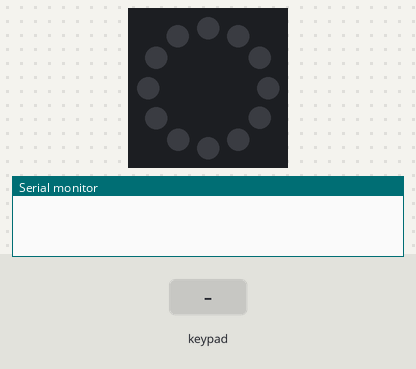
A sketch run on a simulated Arduino Uno, built with avr-gcc and run on an emulated ATmega328P. Parts: 12 RGB LEDs in a ring, first at the top, clockwise, the last lines printed to the serial monitor. Wiring (inferred from the names in the program): 4×3 keypad with keys 1 2 3 4 5 6 7 8 9 * 0 # (labels assumed): rows pin 2, pin 3, pin 4, pin 5; columns pin 8, pin 9, pin 10. The inputs (shaded band) are chosen by the test bench. Dim RGB values are drawn brighter than linear.

Above: at 1.2 s.
1.3 s: keypad keys 1 2 # pressed 0.4 s apart
At 1.91 s:
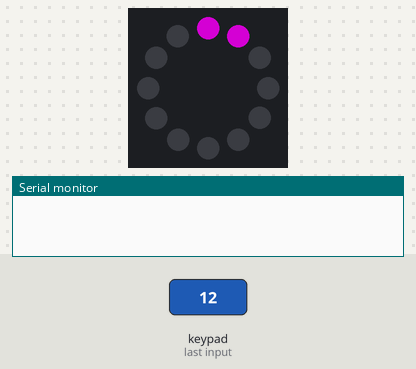
4.0 s: key '*' pressed
At 4.22 s:
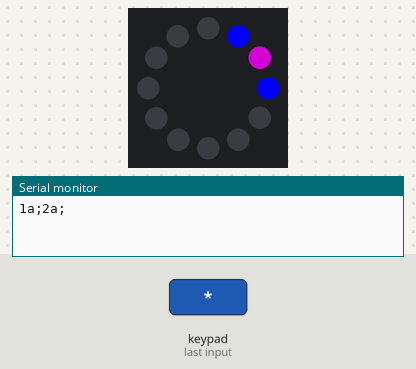
7.0 s: keypad keys 2 5 # pressed 0.4 s apart
At 7.61 s:
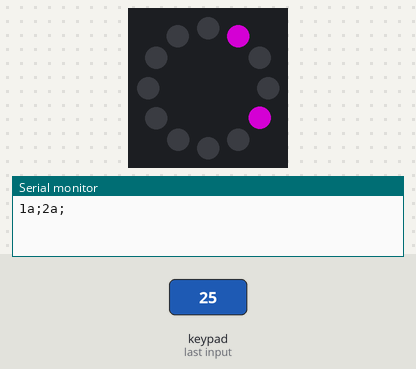
9.7 s: key '4' pressed
At 10.5 s:
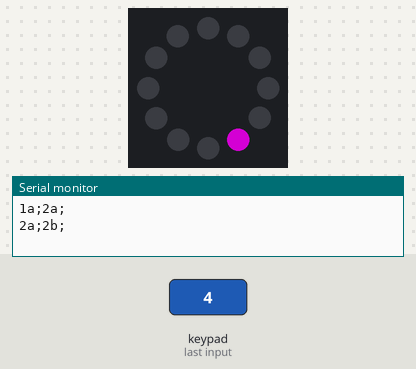
13.8 s: key '1' pressed
At 14.1 s:
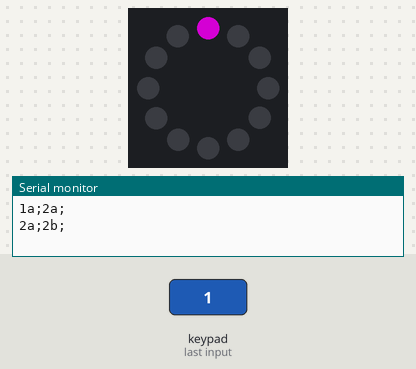
Timing chart, 0 to 16.3 s (numbered marks = the images above; inputs shaded):
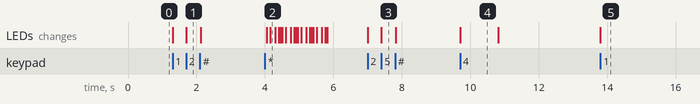

Measured:
- after the input at 1.3 s, the LEDs: first change at once (image 1 shows a later state)
- after the input at 4.0 s, the LEDs: first change after 0.05 s (image 2 shows a later state)
- after the input at 7.0 s, the LEDs: first change at once (image 3 shows a later state)
- after the input at 9.7 s, the LEDs: change at once (image 4)
- after the input at 13.8 s, the LEDs: change at once (image 5)
- what the display in image 4 shows lasts 1.1 s, from 9.7 s to 10.8 s

The sketch:

220629_game_mqtt.ino
```cpp
#include <FastLED.h>

#define NUM_LEDS 12
#define DATA_PIN 11

CRGB leds[NUM_LEDS];

String checkArray[20];
String inputArray[20];
int arrayCounter = 0;
int inputArrayCounter = 0;

//timer 5s
unsigned long startTime;
boolean timing;
unsigned long timeOut = 5000;

//Zeile mit Input Pins
byte rows[] = {2, 3, 4, 5};
const int rowCount = sizeof(rows) / sizeof(rows[0]); //rechnet die Länge der Liste aus

//Spalte mit Output Pins
byte cols[] = {8, 9, 10};
const int colCount = sizeof(cols) / sizeof(cols[0]); //rechnet die Länge der Liste aus

byte keys[colCount][rowCount]; //Liste der Tastenzustände

int ledStartState = 1;
int ledChangeState = 1;
int ledChangeStateZero = 0;

//Buttons in der gedrückten Reihenfolge
String inputString = "";
//wv Knöpfe gedrückt wurden
int x = 0;
int xSendingLength = 0;
int xInputLength = 0;
//wv Knöpfe gedrückt werden dürfen
int y = x + 1;

String userString = "";
String sendingString = "";

//Rundenzähler
int level = 0;

//Button drücken und einmal printen statt multiple times
int key1state;
int key1previousState = 0;

int key2state;
int key2previousState = 0;

int key3state;
int key3previousState = 0;

int key4state;
int key4previousState = 0;

int key5state;
int key5previousState = 0;

int key6state;
int key6previousState = 0;

int key7state;
int key7previousState = 0;

int key8state;
int key8previousState = 0;

int key9state;
int key9previousState = 0;

//State for wrong sequence
int wrongSequence = 0;

//
String checkString = "";
char stringComplete = "";


void setup() {
  FastLED.addLeds<NEOPIXEL, DATA_PIN>(leds, NUM_LEDS);
  FastLED.setBrightness(255);

  Serial.begin(9600);

  for (int x = 0; x < rowCount; x++) {
    pinMode(rows[x], INPUT);
  }

  for (int x = 0; x < colCount; x++) {
    pinMode(cols[x], INPUT_PULLUP);
  }
}


void readMatrix() {
  // Prüft die Spalten (col)
  for (int colIndex = 0; colIndex < colCount; colIndex++) {
    // col auf output low
    byte curCol = cols[colIndex];
    pinMode(curCol, OUTPUT);
    digitalWrite(curCol, LOW);

    // Prüft die Zeilen (row) der jeweiligen Spalte (col)
    for (int rowIndex = 0; rowIndex < rowCount; rowIndex++) {
      byte rowCol = rows[rowIndex];
      pinMode(rowCol, INPUT_PULLUP);
      keys[colIndex][rowIndex] = digitalRead(rowCol);
      pinMode(rowCol, INPUT);
    }
    // schaltet die Spalte wieder aus
    pinMode(curCol, INPUT);
  }
}


/*void printMatrix() {
  for (int rowIndex = 0; rowIndex < rowCount; rowIndex++) {

    Serial.print(F("R_"));
    Serial.print(rowIndex + 1); Serial.print(F(": ")); Serial.print("\t");

    for (int colIndex = 0; colIndex < colCount; colIndex++) {
      Serial.print(keys[colIndex][rowIndex]);
      if (colIndex < colCount)
        Serial.print("\t");
    }
    Serial.println("");
  }
  Serial.println("");
  }*/


void ledStart() {
  //drei Hauptbuttons
  int simonsaysStart = keys[0][3];
  int tiktactoeStart = keys[1][3];
  int sendButton = keys[2][3];

  if (simonsaysStart == 0 || wrongSequence == 1) {
    ledStartState = ledChangeState;
    leds[2] = CRGB::Purple;
    delay(50);
    FastLED.show();
    leds[1] = CRGB::Blue;
    delay(50);
    leds[3] = CRGB::Blue;
    delay(50);
    FastLED.show();
    leds[0] = CRGB::Green;
    delay(50);
    leds[4] = CRGB::Green;
    delay(50);
    leds[8] = CRGB::Green;
    delay(50);
    FastLED.show();
    leds[5] = CRGB::Orange;
    delay(50);
    leds[7] = CRGB::Orange;
    delay(50);
    FastLED.show();
    leds[6] = CRGB::Red;
    delay(50);
    FastLED.show();

    leds[2] = CRGB::Black;
    delay(50);
    FastLED.show();
    leds[1] = CRGB::Black;
    delay(50);
    leds[3] = CRGB::Black;
    delay(50);
    FastLED.show();
    leds[0] = CRGB::Black;
    delay(50);
    leds[4] = CRGB::Black;
    delay(50);
    leds[8] = CRGB::Black;
    delay(50);
    FastLED.show();
    leds[5] = CRGB::Black;
    delay(50);
    leds[7] = CRGB::Black;
    delay(50);
    FastLED.show();
    leds[6] = CRGB::Black;
    delay(50);
    FastLED.show();

    leds[6] = CRGB::Purple;
    delay(50);
    FastLED.show();
    leds[7] = CRGB::Blue;
    delay(50);
    leds[5] = CRGB::Blue;
    delay(50);
    FastLED.show();
    leds[0] = CRGB::Green;
    delay(50);
    leds[4] = CRGB::Green;
    delay(50);
    leds[8] = CRGB::Green;
    delay(50);
    FastLED.show();
    leds[3] = CRGB::Orange;
    delay(50);
    leds[1] = CRGB::Orange;
    delay(50);
    FastLED.show();
    leds[2] = CRGB::Red;
    delay(50);
    FastLED.show();

    leds[6] = CRGB::Black;
    delay(50);
    FastLED.show();
    leds[7] = CRGB::Black;
    delay(50);
    leds[5] = CRGB::Black;
    delay(50);
    FastLED.show();
    leds[0] = CRGB::Black;
    delay(50);
    leds[4] = CRGB::Black;
    delay(50);
    leds[8] = CRGB::Black;
    delay(50);
    FastLED.show();
    leds[3] = CRGB::Black;
    delay(50);
    leds[1] = CRGB::Black;
    delay(50);
    FastLED.show();
    leds[2] = CRGB::Black;
    delay(50);
    FastLED.show();

    startTime = millis();
    timing = true;

    ledStartState = ledChangeStateZero;

    x = 0;
    inputString = "";
    level = 0;
    wrongSequence = 0;
  }

  if (simonsaysStart == 0) {
    sendingString = "";
  }

  if (timing == true)
  {
    if (millis() - startTime >= timeOut && simonsaysStart == 1)
    {
      for (int i = 0; i <= 8; i++) {
        leds[i] = CRGB::Black;
      }
      FastLED.show();
      timing = false;
    }
  }
}


int previousSendButtonState = 1;

void inputButtonSequence() {


  int sendButton = keys[2][3];
  int stateSendButton = 0;

  if (keys[0][0] == 0 && key1previousState == 0) {
    key1previousState = 1;
    leds[0] = CRGB::Purple;
    FastLED.show();
    inputString += "1a;";       //"Name" des Knopfes, der gedrückt wurde wird dem String zugefügt.
    xInputLength += 1;
    delay(100);
  }

  if (keys[0][0] == 1 && key1previousState == 1) {
    key1previousState = 0;
  }

  if (keys[1][0] == 0 && key2previousState == 0) {
    key2previousState = 1;
    leds[1] = CRGB::Purple;
    FastLED.show();
    inputString += "2a;";
    xInputLength += 1;
  }

  if (keys[1][0] == 1 && key2previousState == 1) {
    key2previousState = 0;
  }

  if (keys[2][0] == 0 && key3previousState == 0) {
    key3previousState = 1;
    leds[2] = CRGB::Purple;
    FastLED.show();
    inputString += "3a;";
    xInputLength += 1;
  }

  if (keys[2][0] == 1 && key3previousState == 1) {
    key3previousState = 0;
  }

  if (keys[0][1] == 0 && key4previousState == 0) {
    key4previousState = 1;
    leds[5] = CRGB::Purple;
    FastLED.show();
    inputString += "1b;";
    //x += 1;
    xInputLength += 1;
  }

  if (keys[0][1] == 1 && key4previousState == 1) {
    key4previousState = 0;
  }

  if (keys[1][1] == 0 && key5previousState == 0) {
    key5previousState = 1;
    leds[4] = CRGB::Purple;
    FastLED.show();
    inputString += "2b;";
    //x += 1;
    xInputLength += 1;
  }

  if (keys[1][1] == 1 && key5previousState == 1) {
    key5previousState = 0;
  }

  if (keys[2][1] == 0 && key6previousState == 0) {
    key6previousState = 1;
    leds[3] = CRGB::Purple;
    FastLED.show();
    inputString += "3b;";
    //x += 1;
    xInputLength += 1;
  }

  if (keys[2][1] == 1 && key6previousState == 1) {
    key6previousState = 0;
  }

  if (keys[0][2] == 0 && key7previousState == 0) {
    key7previousState = 1;
    leds[6] = CRGB::Purple;
    FastLED.show();
    inputString += "1c;";
    //x += 1;
    xInputLength += 1;
  }

  if (keys[0][2] == 1 && key7previousState == 1) {
    key7previousState = 0;
  }


  if (keys[1][2] == 0 && key8previousState == 0) {
    key8previousState = 1;
    leds[7] = CRGB::Purple;
    FastLED.show();
    inputString += "2c;";
    //x += 1;
    xInputLength += 1;
  }

  if (keys[1][2] == 1 && key8previousState == 1) {
    key8previousState = 0;
  }

  if (keys[2][2] == 0 && key9previousState == 0) {
    key9previousState = 1;
    leds[8] = CRGB::Purple;
    FastLED.show();
    inputString += "3c;";
    //x += 1;
    xInputLength += 1;
  }

  if (keys[2][2] == 1 && key9previousState == 1) {
    key9previousState = 0;
  }

  //Serial.println(sendButton);

  //send inputString to Server
  if (sendButton != previousSendButtonState && sendButton == 0) { //vergelich von Sending button nicht gleich prevoius Button und =0
    Serial.println(inputString);
    inputString = ""; //input Sring clearen

    stateSendButton = sendButton;

    // Alle LEDs aus bei senden
    for (int i = 0; i <= 8; i++) {
      leds[i] = CRGB::Black;
      FastLED.show();
    }
    previousSendButtonState = sendButton;
  } else if (sendButton == 1) {
    previousSendButtonState = 1;
  }
}


void serialEvent() {                           //Empfangen vom inputString
  while (Serial.available()) {                  //solange in schleife, wie Daten reinkommen
    char inChar = (char)Serial.read();          //in inChar wird z.B. "1a;" und dann "1a; 3b;" usw. gespeichert.

    if (inChar == 'E') {                        //wenn E am Ende, dann ist der String zu ende.
      stringComplete = 'E';
      stringToArray(checkString, ';');

    } else {
      checkString += inChar;
    }
  }
  //  Serial.print("checkString: ");
  //  Serial.println(checkString);
}


void stringToArray(String text, char splitChar) {   //Der String wird geteilt (von "1a; 3b;" zu "1a" und "3b") und die Werte in das checkArray gepackt.
  int r = 0;
  arrayCounter = 0;
  for (int i = 0; i < text.length(); i++) {
    if (text.charAt(i) == splitChar) {
      checkArray[arrayCounter] = text.substring(r, i);
      r = (i + 1);
      arrayCounter++;
    }
  }
  //    Serial.println(checkArray[0]);
  //    Serial.println(checkArray[1]);
  //    Serial.println(checkArray[2]);
  //    Serial.println(checkArray[3]);
  //    Serial.println(checkArray[4]);
  //    Serial.println(checkArray[5]);
}


String pinOut[9][2] =
{
  {"1a", "0"}, //0
  {"1b", "7"}, //5
  {"1c", "2"}, //6
  {"2a", "5"}, //1
  {"2b", "4"}, //4
  {"2c", "3"}, //7
  {"3a", "6"}, //2
  {"3b", "1"}, //3
  {"3c", "8"}, //8
};

void displayMatrix() {
  for (int i = 0; i <= arrayCounter; i++) {       //Durchzählung, ob der checkArray gleich einer der vorderen Stelle des pinOut (zweidimensionalen) Arrays ist.
    for (int j = 0; j < 9; j++) {
      if (pinOut[j][0] == checkArray[i]) {        //Abfrage, wenn die erste Stelle vom pinOut gleich der Stelle des checkArrays ist, wird der Pin der LED ausgegeben.
        String ledPin = pinOut[j][1];
        Serial.println(ledPin);
        leds[j] = CRGB::Blue;
        FastLED.show();
        delay(1000);
      }
    }
  }
}


void inputStringToArray(String text, char inputSplitChar) {     //inputString to inputArray
  int r = 0;
  inputArrayCounter = 0;
  for (int i = 0; i < text.length(); i++) {
    if (text.charAt(i) == inputSplitChar) {
      inputArray[inputArrayCounter] = text.substring(r, i);
      r = (i + 1);
      inputArrayCounter++;
    }
  }
  //  Serial.println(inputArray[3]);
  //  Serial.println(inputArray[2]);
  //  Serial.println(inputArray[1]);
}


void comparison() {                                    //Comparing inputString and checkArray
  for (int i = 0; i <= inputArrayCounter; i++) {       //Durchzählung, ob der checkArray gleich einer der vorderen Stelle des pinOut (zweidimensionalen) Arrays ist.
    for (int j = 0; j <= arrayCounter; j++) {
      if (checkArray == inputArray) {                  //Abfrage, wenn die erste Stelle vom pinOut gleich der Stelle des checkArrays ist, wird der Pin der LED ausgegeben.
        leds[0] = CRGB::Green;
        FastLED.show();
        delay(1000);
      }
      if (checkArray == !inputArray) {
        for (int i = 0; i <= 8; i++) {
          leds[i] = CRGB::Red;
          FastLED.show();
        }
        delay(500);
        for (int i = 0; i <= 8; i++) {
          leds[i] = CRGB::Black;
          FastLED.show();
        }
        delay(800);
        wrongSequence = 1;
      }
    }
  }
}


void addElement() {

}


/*int sendButtonPreviousState = 0;

  void comparison() {

  int sendButton = keys[2][3];
  int sendButtonState;

  if (sendButton == 0 && sendButtonPreviousState == 0) {

  //    xSendingLength = xInputLength;
  //    xInputLength = 0;

    sendButtonPreviousState = 1;
    sendButtonState = 1;

    Serial.print(xInputLength); Serial.print(" - ");
    Serial.println(xSendingLength);

    if (xInputLength == xSendingLength) {
      if (inputString == sendingString) {
        for (int i = 0; i <= 8; i++) {
          leds[i] = CRGB::Green;
          FastLED.show();
        }
        delay(1000);
        for (int i = 0; i <= 8; i++) {
          leds[i] = CRGB::Black;
          FastLED.show();
        }


      }
      else {
        for (int i = 0; i <= 8; i++) {
          leds[i] = CRGB::Red;
          FastLED.show();
        }
        delay(1000);
        wrongSequence = 1;
      }
    }

    if (sendButton == 0 && sendButtonPreviousState == 1) {
      //sendButtonPreviousState = 0;
      sendButtonState = 0;
    }
  }
  }*/


void loop() {

  readMatrix();

  //printMatrix();

  ledStart();

  inputButtonSequence();

  serialEvent();

  //stringToArray(String text, char splitChar);         // ???

  displayMatrix();

  comparison();

  //addElement();


  //SequenceComparison();                             // delete.


  if (stringComplete == 'E') {
    checkString = "";
    stringComplete = "";
  }

  /*splitCommand(checkString, ';');
    for (int i = 0; i < arrayCounter; i++) {
    Serial.println(checkArray[i]);
    }*/
}
```
